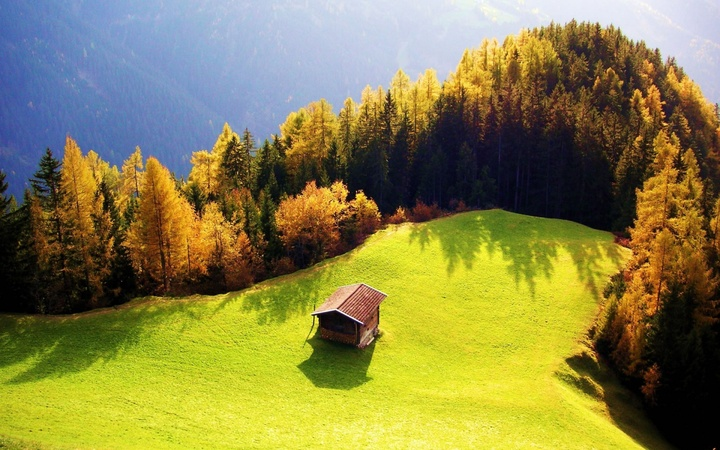
#> input picture R.jpeg, 720 x 450 px, shrunk from 2880 x 1800 before the run
$ jupyter execute Histogram_equalization.ipynb
#> lines starting #> are read from the running program, lines starting #| are printed output that depends on the picture
[cell 1]
import matplotlib.pyplot as plt
from skimage.exposure import match_histograms

source_image = plt.imread("R.jpeg")
#> source_image is the input picture: shape (450, 720, 3); mean R, G, B 136.1, 130.5, 73.1
reference_image = plt.imread("P.jpeg")
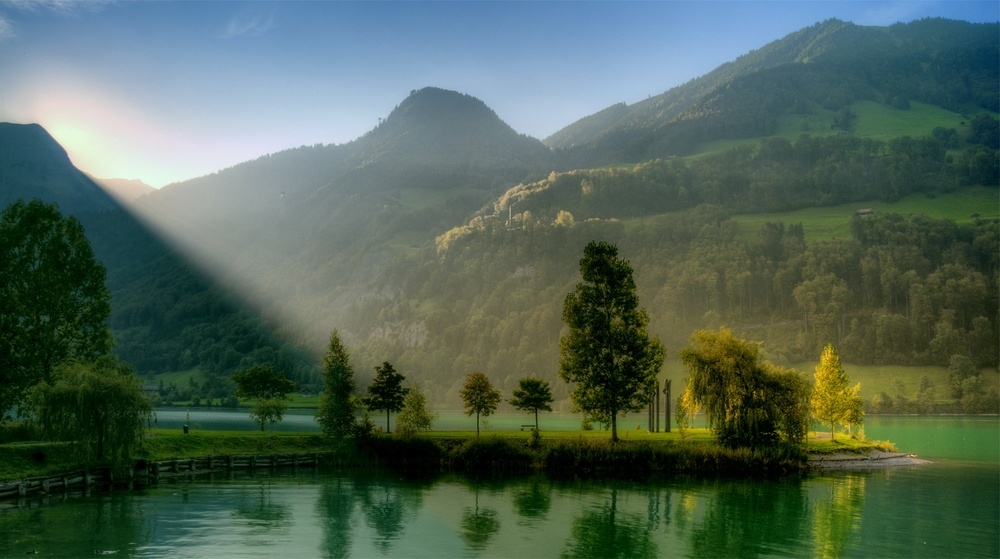
#> input picture P.jpeg, 1000 x 559 px, shrunk from 4000 x 2236 before the run
#> reference_image is the input picture: shape (559, 1000, 3); mean R, G, B 79.4, 99.5, 85.5

matched_image = match_histograms(reference_image, source_image, channel_axis=2)
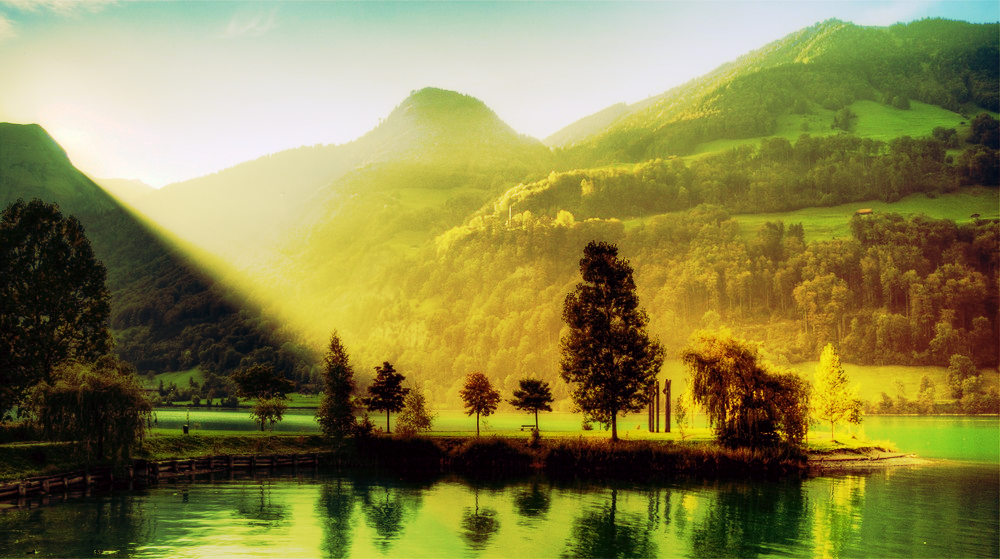
#> matched_image: shape (559, 1000, 3); mean R, G, B 136, 130.3, 72.7

fig, (ax1, ax2, ax3) = plt.subplots(1, 3, figsize=(12, 5), sharex=True, sharey=True)
ax1.axis('off')
ax2.axis('off')
ax3.axis('off')

ax1.imshow(reference_image)
ax1.set_title("Source")

ax2.imshow(source_image)
ax2.set_title("Reference")

ax3.imshow(matched_image)
ax3.set_title("Matched")

plt.tight_layout()
plt.show()
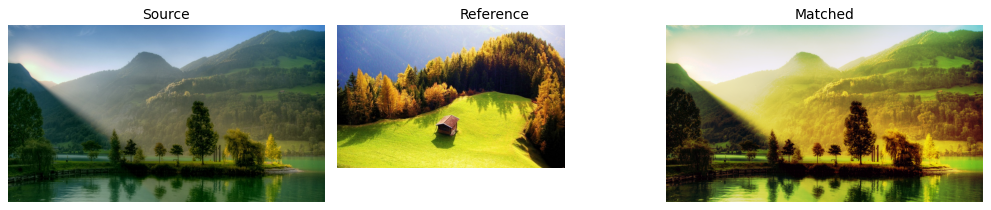
#> figure drawn by matplotlib, 3 panels
